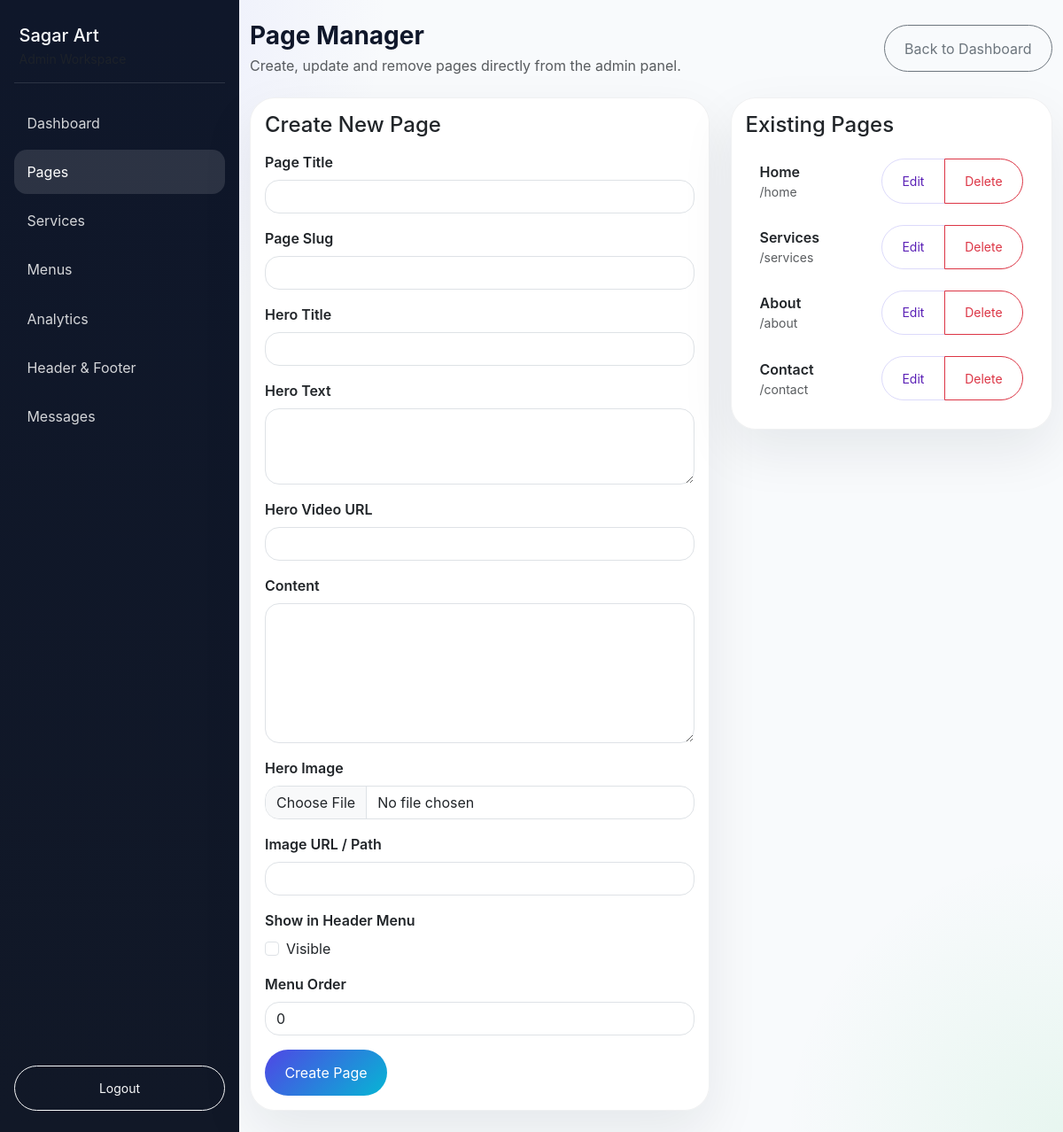
The page /admin/page_form.php (signed in) on the database its author committed.
### tables this page shows
CREATE TABLE `pages` (
  `id` int(11) NOT NULL,
  `slug` varchar(100) NOT NULL,
  `title` varchar(255) NOT NULL,
  `content` text NOT NULL,
  `hero_title` varchar(255) DEFAULT NULL,
  `hero_text` text DEFAULT NULL,
  `image_url` varchar(255) DEFAULT NULL,
  `show_in_menu` tinyint(1) NOT NULL DEFAULT 1,
  `menu_order` int(11) NOT NULL DEFAULT 0,
  `hero_video_url` varchar(255) DEFAULT NULL
);

### admin/page_form.php (the view, shortened to what this page needs)
<?php
require '../includes/config.php';
$slug = isset($_GET['slug']) ? trim($_GET['slug']) : '';
$page = null;
$pages = $conn->query('SELECT id, slug, title, show_in_menu FROM pages ORDER BY menu_order ASC, id ASC');
?>
<!DOCTYPE html>
<html lang="en">
<head>
  <link href="https://cdn.jsdelivr.net/npm/bootstrap@5.3.3/dist/css/bootstrap.min.css" rel="stylesheet">
  <link rel="stylesheet" href="../assets/css/style.css">
</head>
<body class="admin-shell">
  <div class="admin-layout">
    <?php include 'includes/sidebar.php'; ?>
    <main class="admin-main">
      <div class="container-fluid py-4">
        <div class="d-flex justify-content-between align-items-center mb-4">
          <div>
            <h3 class="fw-bold mb-1">Page Manager</h3>
            <p class="text-muted mb-0">Create, update and remove pages directly from the admin panel.</p>
          </div>
          <a href="dashboard.php" class="btn btn-outline-secondary">Back to Dashboard</a>
        </div>
        <div class="row g-4">
          <div class="col-lg-7">
            <div class="card admin-card">
              <div class="card-body">
                <h4 class="mb-3"><?php echo $slug ? 'Edit Page' : 'Create New Page'; ?></h4>
                <form method="post" enctype="multipart/form-data">
                  <div class="mb-3">
                    <label class="form-label">Page Title</label>
                    <input type="text" name="title" class="form-control" value="<?php echo htmlspecialchars($page['title'] ?? ''); ?>" required>
                  </div>
                  <div class="mb-3">
                    <label class="form-label">Page Slug</label>
                    <input type="text" name="slug" class="form-control" value="<?php echo htmlspecialchars($page['slug'] ?? $slug); ?>" required>
                  </div>
                  <div class="mb-3">
                    <label class="form-label">Hero Title</label>
                    <input type="text" name="hero_title" class="form-control" value="<?php echo htmlspecialchars($page['hero_title'] ?? ''); ?>">
                  </div>
                  <div class="mb-3">
                    <label class="form-label">Hero Text</label>
                    <textarea name="hero_text" class="form-control" rows="3"><?php echo htmlspecialchars($page['hero_text'] ?? ''); ?></textarea>
                  </div>
                  <div class="mb-3">
                    <label class="form-label">Hero Video URL</label>
                    <input type="text" name="hero_video_url" class="form-control" value="<?php echo htmlspecialchars($page['hero_video_url'] ?? ''); ?>">
                  </div>
                  <div class="mb-3">
                    <label class="form-label">Content</label>
                    <textarea name="content" class="form-control" rows="6"><?php echo htmlspecialchars($page['content'] ?? ''); ?></textarea>
                  </div>
                  <div class="mb-3">
                    <label class="form-label">Hero Image</label>
                    <input type="file" name="image_file" class="form-control">
                  </div>
                  <div class="mb-3">
                    <label class="form-label">Image URL / Path</label>
                    <input type="text" name="image_url" class="form-control" value="<?php echo htmlspecialchars($page['image_url'] ?? ''); ?>">
                  </div>
                  <div class="mb-3">
                    <label class="form-label">Show in Header Menu</label>
                    <div class="form-check">
                      <input class="form-check-input" type="checkbox" name="show_in_menu" value="1" <?php echo (!empty($page['show_in_menu']) ? 'checked' : ''); ?>>
                      <label class="form-check-label">Visible</label>
                    </div>
                  </div>
                  <div class="mb-3">
                    <label class="form-label">Menu Order</label>
                    <input type="number" name="menu_order" class="form-control" value="<?php echo (int)($page['menu_order'] ?? 0); ?>">
                  </div>
                  <div class="d-flex gap-2">
                    <button type="submit" class="btn btn-primary"><?php echo $slug ? 'Save Changes' : 'Create Page'; ?></button>
                  </div>
                </form>
              </div>
            </div>
          </div>
          <div class="col-lg-5">
            <div class="card admin-card">
              <div class="card-body">
                <h4 class="mb-3">Existing Pages</h4>
                <div class="list-group list-group-flush">
                  <?php while ($row = $pages->fetch_assoc()): ?>
                    <div class="list-group-item d-flex justify-content-between align-items-center">
                      <div>
                        <div class="fw-semibold"><?php echo htmlspecialchars($row['title']); ?></div>
                        <div class="small text-muted">/<?php echo htmlspecialchars($row['slug']); ?></div>
                      </div>
                      <div class="btn-group btn-group-sm">
                        <a href="page_form.php?slug=<?php echo urlencode($row['slug']); ?>" class="btn btn-outline-primary">Edit</a>
                        <a href="page_form.php?delete=<?php echo urlencode($row['slug']); ?>" class="btn btn-outline-danger" onclick="return confirm('Delete this page?');">Delete</a>
                      </div>
                    </div>
                  <?php endwhile; ?>
                </div>
              </div>
            </div>
          </div>
        </div>
      </div>
    </main>
  </div>
</body>
</html>

### assets/css/style.css (style rules this page uses)
:root { --bg-base: #f9fbff; --bg-surface: rgba(255, 255, 255, 0.95); --text-base: #0f172a; --text-muted: #475569; --accent-strong: #5b21b6; --accent-soft: #3b82f6; --accent-fade: #a78bfa; --shadow-soft: 0 24px 60px rgba(15, 23, 42, 0.08); }
* { box-sizing: border-box; }
body { margin: 0; font-family: 'Inter', 'Segoe UI', Arial, sans-serif; background: radial-gradient(circle at top left, rgba(59, 130, 246, 0.12), transparent 28%), radial-gradient(circle at bottom right, rgba(139, 92, 246, 0.14), transparent 22%), var(--bg-base); color: var(--text-base); }
a { color: inherit; }
.card, .admin-card, .footer-card { border: 0; border-radius: 1.75rem; background: var(--bg-surface); box-shadow: var(--shadow-soft); }
.btn { border-radius: 999px; padding: 0.85rem 1.4rem; }
.btn-primary, .btn-primary:focus, .btn-primary:hover { background: linear-gradient(135deg, #4f46e5, #06b6d4); border: none; color: #fff; }
.btn-outline-primary { color: var(--accent-strong); border-color: rgba(79, 70, 229, 0.2); }
.btn-secondary, .btn-outline-secondary { border-radius: 999px; }
.admin-shell { background: radial-gradient(circle at top left, rgba(99, 102, 241, 0.14), transparent 25%), radial-gradient(circle at bottom right, rgba(34, 197, 94, 0.08), transparent 18%), #f8fafc; min-height: 100vh; }
.admin-layout { display: flex; min-height: 100vh; }
.admin-main { flex: 1; min-width: 0; }
.admin-shell .btn-outline-secondary, .admin-shell .btn-outline-primary, .admin-shell .btn-outline-info, .admin-shell .btn-outline-success, .admin-shell .btn-outline-danger { border-radius: 999px; }
.admin-shell .card { border: 1px solid rgba(15, 23, 42, 0.06); }
.form-control, .form-select { border-radius: 1rem; }
.form-label { font-weight: 600; }
.list-group-item { border: none; border-radius: 1rem; margin-bottom: 0.5rem; background: rgba(255, 255, 255, 0.92); }

### rows shown on the page
pages: title "Home", slug "home"
pages: title "Services", slug "services"
pages: title "About", slug "about"
pages: title "Contact", slug "contact"

### other values the page prints
$item['label'] "Dashboard"
$item['label'] "Pages"
$item['label'] "Services"
$item['label'] "Menus"
$item['label'] "Analytics"
$item['label'] "Header & Footer"
$item['label'] "Messages"
